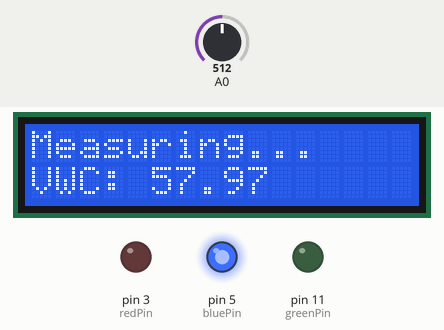
This sketch was run on a simulated Arduino Mega 2560, built with avr-gcc and run on an emulated ATmega2560. On the bench: 16×2 character LCD, output pins drawn as LEDs (lit = HIGH). The test bench sets the inputs (shaded band); at power-on: A0 = 512. What the sketch prints to the serial monitor is not drawn.

Above: at 1.2 s.
1.3 s: A0 set to 381
At 2.8 s:
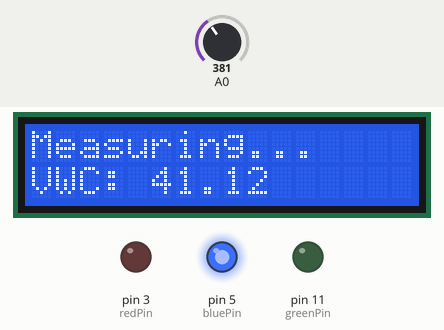
3.5 s: A0 set to 357
At 4.8 s:
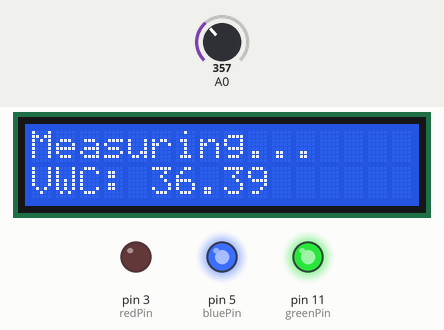
5.5 s: A0 set to 276
At 6.8 s:
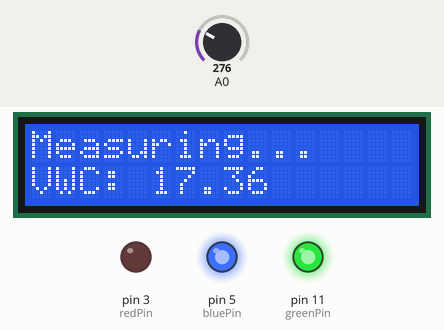
7.6 s: A0 set to 253
At 8.7 s:
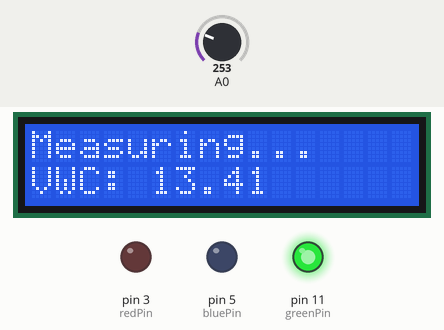
9.6 s: A0 set to 122
At 10.7 s:
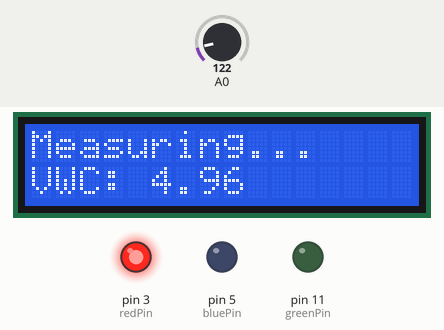
11.6 s: A0 set to 22
At 12.7 s:
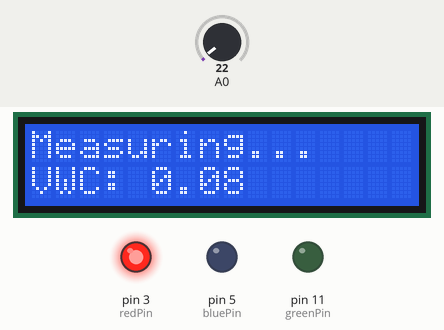
13.6 s: A0 set to 18
Timing chart, 0 to 16.6 s (numbered marks = the images above; inputs shaded):
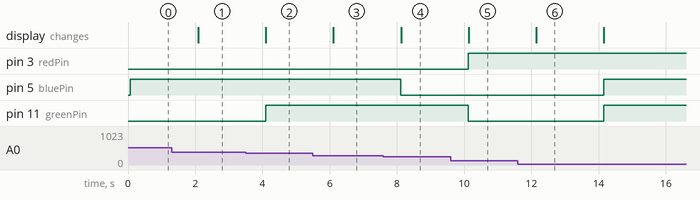

The sketch:

soil-monitor.ino
```cpp
#include <LiquidCrystal.h>

// DEFAULT: the default analog reference of 5 volts (on 5V Arduino boards) or 3.3 volts (on 3.3V Arduino boards)
// INTERNAL: an built-in reference, equal to 1.1 volts on the ATmega168 or ATmega328 and 2.56 volts on the ATmega8 (not available on the Arduino Mega)
// INTERNAL1V1: a built-in 1.1V reference (Arduino Mega only)
// INTERNAL2V56: a built-in 2.56V reference (Arduino Mega only)
// EXTERNAL: the voltage applied to the AREF pin (0 to 5V only) is used as the reference.

#define VH400_DEFAULT_VREF DEFAULT
#define VH400_VREF 5.0

// *******************************
// initialize the Libs with the
// numbers of the interface pins.
// *******************************
LiquidCrystal lcd(12, 10, 9, 8, 7, 6);

int redPin = 3;
int greenPin = 11;
int bluePin = 5;

void setup() {
  Serial.begin(9600);

  analogReference(VH400_DEFAULT_VREF);

  lcd.begin(16, 2);
  // Print a message to the LCD.
  lcd.print("Initializing...");
  lcd.setCursor(0, 1);
  lcd.print("Test...");

  pinMode(redPin, OUTPUT);
  pinMode(greenPin, OUTPUT);
  pinMode(bluePin, OUTPUT);
}

void loop() {
  float vwc = readVH400(A0, VH400_VREF);
  String prefix = "VWC: ";
  String out = prefix + vwc;
  Serial.println(out);

  if (vwc <= 0) {
    setColor(255, 255, 255);  // white
  } else if (vwc > 0 && vwc <= 10.0) {
    setColor(255, 0, 0);  // red
  } else if (vwc > 10.0 && vwc <= 15.0) {
    setColor(0, 255, 0);  // green
  } else if (vwc > 15.0 && vwc <= 39.86) {
    setColor(0, 255, 255);  // cyan
  } else {
    setColor(0, 0, 255);  // blue
  }

  lcd.clear();

  lcd.setCursor(0, 0);
  lcd.print("Measuring...");

  lcd.setCursor(0, 1);
  lcd.print(out);

  delay(1000);
}

void setColor(int red, int green, int blue) {
  #ifdef COMMON_ANODE
    red = 255 - red;
    green = 255 - green;
    blue = 255 - blue;
  #endif
  analogWrite(redPin, red);
  analogWrite(greenPin, green);
  analogWrite(bluePin, blue);
}
```

vh400.ino
```cpp
// (licence header left out)
float readVH400(int analogPin, float reference) {
  // This function returns Volumetric Water Content by converting the analogPin value to voltage
  // and then converting voltage to VWC using the piecewise regressions provided by the manufacturer
  // at http://www.vegetronix.com/Products/VH400/VH400-Piecewise-Curve.phtml

  // NOTE: You need to set analogPin to input in your setup block
  //   ex. pinMode(<analogPin>, INPUT);
  //   replace <analogPin> with the number of the pin you're going to read from.

  // Read value and convert to voltage
  int sensor1DN = analogRead(analogPin);
  float sensorVoltage = sensor1DN*(reference / 1023.0);

  String prefix = "V: ";
  String out = prefix + sensorVoltage;
  Serial.println(out);

  float VWC;

  // Calculate VWC
  if (sensorVoltage == 0) {
    VWC = 0;
  } else if (sensorVoltage > 0 && sensorVoltage <= 1.1) {
    VWC = 10*sensorVoltage-1;
  } else if(sensorVoltage > 1.1 && sensorVoltage <= 1.3) {
    VWC = 25*sensorVoltage-17.5;
  } else if(sensorVoltage > 1.3 && sensorVoltage <= 1.82) {
    VWC = 48.08*sensorVoltage-47.5;
  } else if(sensorVoltage > 1.82) {
    VWC = 26.32*sensorVoltage-7.89;
  }
  return(VWC);
}

struct VH400 {
  double analogValue;
  double analogValue_sd;
  double voltage;
  double voltage_sd;
  double VWC;
  double VWC_sd;
};

struct VH400 readVH400_wStats(int analogPin, int nMeasurements = 100, int delayBetweenMeasurements = 50, float reference = 5.0) {
  // This variant calculates the mean and standard deviation of 100 measurements over 5 seconds.
  // It reports mean and standard deviation for the analog value, voltage, and WVC.

  // This function returns Volumetric Water Content by converting the analogPin value to voltage
  // and then converting voltage to VWC using the piecewise regressions provided by the manufacturer
  // at http://www.vegetronix.com/Products/VH400/VH400-Piecewise-Curve.phtml

  // NOTE: You need to set analogPin to input in your setup block
  //   ex. pinMode(<analogPin>, INPUT);
  //   replace <analogPin> with the number of the pin you're going to read from.

  struct VH400 result;

  // Sums for calculating statistics
  int sensorDNsum = 0;
  double sensorVoltageSum = 0.0;
  double sensorVWCSum = 0.0;
  double sqDevSum_DN = 0.0;
  double sqDevSum_volts = 0.0;
  double sqDevSum_VWC = 0.0;

  // Arrays to hold multiple measurements
  int sensorDNs[nMeasurements];
  double sensorVoltages[nMeasurements];
  double sensorVWCs[nMeasurements];

  // Make measurements and add to arrays
  for (int i = 0; i < nMeasurements; i++) {
    // Read value and convert to voltage
    int sensorDN = analogRead(analogPin);
    double sensorVoltage = sensorDN*(reference / 1023.0);

    // Calculate VWC
    float VWC;
    if(sensorVoltage <= 1.1) {
      VWC = 10*sensorVoltage-1;
    } else if(sensorVoltage > 1.1 && sensorVoltage <= 1.3) {
      VWC = 25*sensorVoltage-17.5;
    } else if(sensorVoltage > 1.3 && sensorVoltage <= 1.82) {
      VWC = 48.08*sensorVoltage-47.5;
    } else if(sensorVoltage > 1.82) {
      VWC = 26.32*sensorVoltage-7.89;
    }

    // Add to statistics sums
    sensorDNsum += sensorDN;
    sensorVoltageSum += sensorVoltage;
    sensorVWCSum += VWC;

    // Add to arrays
    sensorDNs[i] = sensorDN;
    sensorVoltages[i] = sensorVoltage;
    sensorVWCs[i] = VWC;

    // Wait for next measurement
    delay(delayBetweenMeasurements);
  }

  // Calculate means
  double DN_mean = double(sensorDNsum)/double(nMeasurements);
  double volts_mean = sensorVoltageSum/double(nMeasurements);
  double VWC_mean = sensorVWCSum/double(nMeasurements);

  // Loop back through to calculate SD
  for (int i = 0; i < nMeasurements; i++) {
    sqDevSum_DN += pow((DN_mean - double(sensorDNs[i])), 2);
    sqDevSum_volts += pow((volts_mean - double(sensorVoltages[i])), 2);
    sqDevSum_VWC += pow((VWC_mean - double(sensorVWCs[i])), 2);
  }
  double DN_stDev = sqrt(sqDevSum_DN/double(nMeasurements));
  double volts_stDev = sqrt(sqDevSum_volts/double(nMeasurements));
  double VWC_stDev = sqrt(sqDevSum_VWC/double(nMeasurements));

  // Setup the output struct
  result.analogValue = DN_mean;
  result.analogValue_sd = DN_stDev;
  result.voltage = volts_mean;
  result.voltage_sd = volts_stDev;
  result.VWC = VWC_mean;
  result.VWC_sd = VWC_stDev;

  // Return the result
  return(result);
}
```

Measured:
- the behaviour switches between 372 and 371 on A0 (found by bisection; images 1 and 2)
- the behaviour switches between 266 and 265 on A0 (found by bisection; images 3 and 4)
- after the input at 1.3 s, the display: changes after 0.78 s (image 1)
- after the input at 3.5 s, pin 11 (greenPin): LOW → HIGH after 0.59 s; the display: changes after 0.60 s (image 2)
- after the input at 5.5 s, the display: changes after 0.61 s (image 3)
- after the input at 7.6 s, pin 5 (bluePin): HIGH → LOW after 0.52 s; the display: changes after 0.52 s (image 4)
- after the input at 9.6 s, pin 3 (redPin): LOW → HIGH after 0.53 s; pin 11 (greenPin): HIGH → LOW after 0.53 s; the display: changes after 0.53 s (image 5)
- after the input at 11.6 s, the display: changes after 0.55 s (image 6)
- after the input at 13.6 s, pin 5 (bluePin), pin 11 (greenPin): LOW → HIGH after 0.55 s
